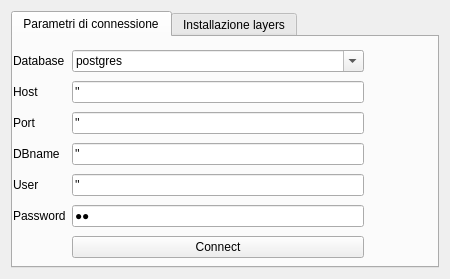
<?xml version="1.0" encoding="UTF-8"?>
<ui version="4.0">
 <class>Dialog_Config</class>
 <widget class="QDialog" name="Dialog_Config">
  <property name="windowModality">
   <enum>Qt::NonModal</enum>
  </property>
  <property name="enabled">
   <bool>true</bool>
  </property>
  <property name="geometry">
   <rect>
    <x>0</x>
    <y>0</y>
    <width>450</width>
    <height>279</height>
   </rect>
  </property>
  <property name="minimumSize">
   <size>
    <width>450</width>
    <height>279</height>
   </size>
  </property>
  <property name="maximumSize">
   <size>
    <width>450</width>
    <height>279</height>
   </size>
  </property>
  <property name="cursor">
   <cursorShape>PointingHandCursor</cursorShape>
  </property>
  <property name="windowTitle">
   <string>Impostazioni del sistema</string>
  </property>
  <property name="windowIcon">
   <iconset resource="resources.qrc">
    <normaloff>:/images/iconConn.png</normaloff>:/images/iconConn.png</iconset>
  </property>
  <layout class="QGridLayout" name="gridLayout_2">
   <item row="0" column="0">
    <widget class="QTabWidget" name="tabWidget">
     <property name="currentIndex">
      <number>0</number>
     </property>
     <widget class="QWidget" name="tab">
      <attribute name="title">
       <string>Parametri di connessione</string>
      </attribute>
      <widget class="QWidget" name="layoutWidget">
       <property name="geometry">
        <rect>
         <x>0</x>
         <y>10</y>
         <width>351</width>
         <height>218</height>
        </rect>
       </property>
       <layout class="QGridLayout" name="gridLayout">
        <item row="0" column="0">
         <widget class="QLabel" name="label">
          <property name="text">
           <string>Database</string>
          </property>
         </widget>
        </item>
        <item row="0" column="1">
         <widget class="QComboBox" name="comboBox_Database">
          <property name="enabled">
           <bool>true</bool>
          </property>
          <property name="mouseTracking">
           <bool>false</bool>
          </property>
          <property name="contextMenuPolicy">
           <enum>Qt::DefaultContextMenu</enum>
          </property>
          <property name="acceptDrops">
           <bool>false</bool>
          </property>
          <property name="editable">
           <bool>true</bool>
          </property>
          <property name="duplicatesEnabled">
           <bool>false</bool>
          </property>
          <property name="frame">
           <bool>true</bool>
          </property>
          <item>
           <property name="text">
            <string>postgres</string>
           </property>
          </item>
          <item>
           <property name="text">
            <string>sqlite</string>
           </property>
          </item>
         </widget>
        </item>
        <item row="1" column="0">
         <widget class="QLabel" name="label_2">
          <property name="text">
           <string>Host</string>
          </property>
         </widget>
        </item>
        <item row="1" column="1">
         <widget class="QLineEdit" name="lineEdit_Host">
          <property name="text">
           <string>''</string>
          </property>
         </widget>
        </item>
        <item row="2" column="0">
         <widget class="QLabel" name="label_7">
          <property name="text">
           <string>Port</string>
          </property>
         </widget>
        </item>
        <item row="2" column="1">
         <widget class="QLineEdit" name="lineEdit_Port">
          <property name="text">
           <string>''</string>
          </property>
         </widget>
        </item>
        <item row="3" column="0">
         <widget class="QLabel" name="label_3">
          <property name="text">
           <string>DBname</string>
          </property>
         </widget>
        </item>
        <item row="3" column="1">
         <widget class="QLineEdit" name="lineEdit_DBname">
          <property name="text">
           <string>''</string>
          </property>
         </widget>
        </item>
        <item row="4" column="0">
         <widget class="QLabel" name="label_4">
          <property name="text">
           <string>User</string>
          </property>
         </widget>
        </item>
        <item row="4" column="1">
         <widget class="QLineEdit" name="lineEdit_User">
          <property name="text">
           <string>''</string>
          </property>
         </widget>
        </item>
        <item row="5" column="0">
         <widget class="QLabel" name="label_5">
          <property name="text">
           <string>Password</string>
          </property>
         </widget>
        </item>
        <item row="5" column="1">
         <widget class="QLineEdit" name="lineEdit_Password">
          <property name="inputMask">
           <string notr="true"/>
          </property>
          <property name="text">
           <string notr="true">''</string>
          </property>
          <property name="echoMode">
           <enum>QLineEdit::Password</enum>
          </property>
         </widget>
        </item>
        <item row="6" column="1">
         <widget class="QPushButton" name="pushButton_save">
          <property name="focusPolicy">
           <enum>Qt::NoFocus</enum>
          </property>
          <property name="text">
           <string>Connect</string>
          </property>
          <property name="checkable">
           <bool>false</bool>
          </property>
          <property name="autoDefault">
           <bool>true</bool>
          </property>
         </widget>
        </item>
       </layout>
      </widget>
     </widget>
     <widget class="QWidget" name="tab_2">
      <attribute name="title">
       <string>Installazione layers</string>
      </attribute>
      <widget class="QWidget" name="layoutWidget">
       <property name="geometry">
        <rect>
         <x>20</x>
         <y>10</y>
         <width>381</width>
         <height>161</height>
        </rect>
       </property>
       <layout class="QGridLayout" name="gridLayout_3">
        <item row="0" column="0">
         <widget class="QLabel" name="label_6">
          <property name="text">
           <string>Installa il database</string>
          </property>
         </widget>
        </item>
        <item row="0" column="1">
         <widget class="QPushButton" name="pushButton_crea_database">
          <property name="text">
           <string>Installa</string>
          </property>
         </widget>
        </item>
        <item row="1" column="0">
         <widget class="QLabel" name="label_8">
          <property name="text">
           <string>Installa il db geografico su Postgres</string>
          </property>
         </widget>
        </item>
        <item row="1" column="1">
         <widget class="QPushButton" name="pushButton_crea_layer">
          <property name="text">
           <string>Installa</string>
          </property>
         </widget>
        </item>
        <item row="2" column="0">
         <widget class="QLabel" name="label_9">
          <property name="text">
           <string>Installa il db geografico su sqlite</string>
          </property>
         </widget>
        </item>
        <item row="2" column="1">
         <widget class="QPushButton" name="pushButton_crea_db_sqlite">
          <property name="text">
           <string>Installa</string>
          </property>
         </widget>
        </item>
       </layout>
      </widget>
     </widget>
    </widget>
   </item>
  </layout>
 </widget>
 <tabstops>
  <tabstop>comboBox_Database</tabstop>
  <tabstop>lineEdit_Host</tabstop>
  <tabstop>lineEdit_Port</tabstop>
  <tabstop>lineEdit_DBname</tabstop>
  <tabstop>lineEdit_User</tabstop>
  <tabstop>lineEdit_Password</tabstop>
 </tabstops>
 <resources>
  <include location="resources.qrc"/>
 </resources>
 <connections/>
</ui>
